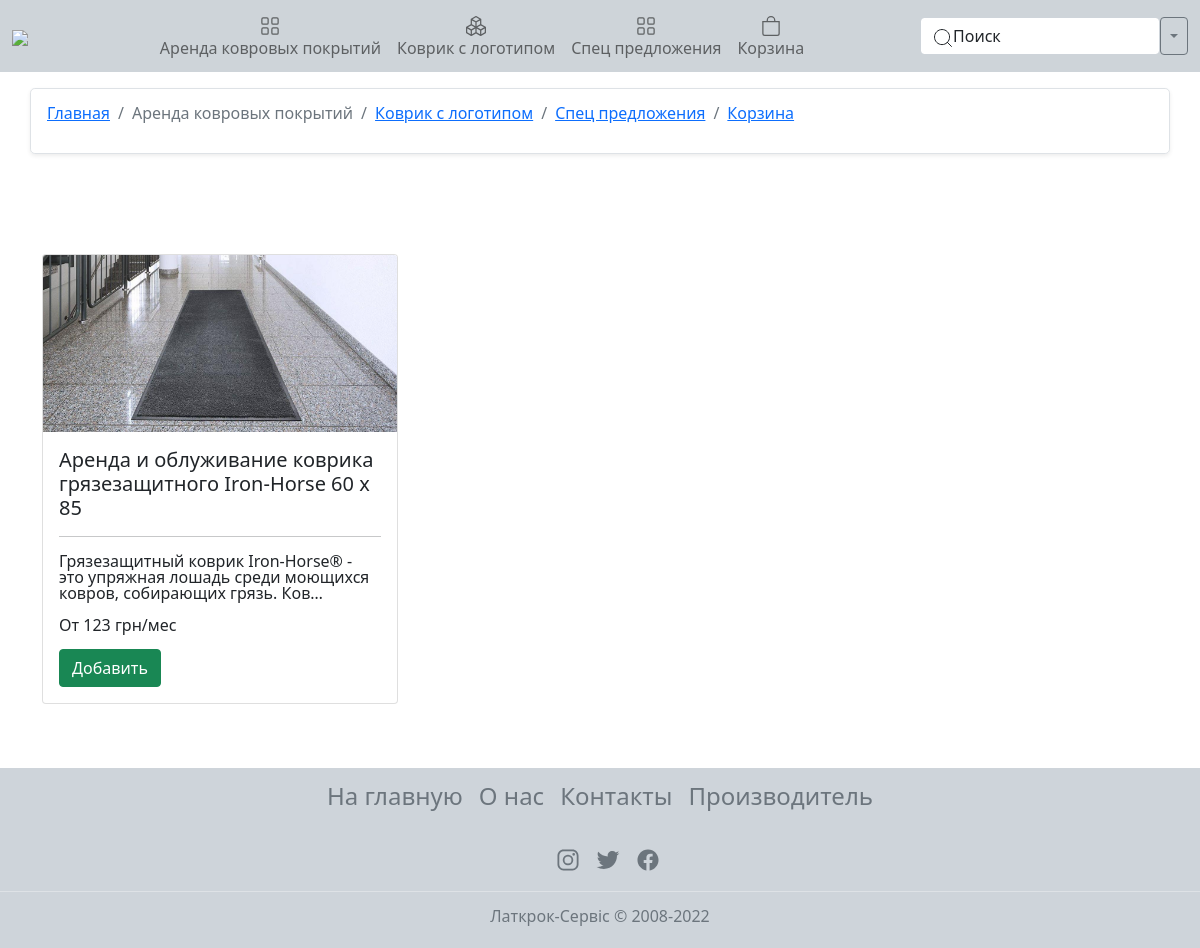
/uk/order/, run on an earlier commit of the app's database.
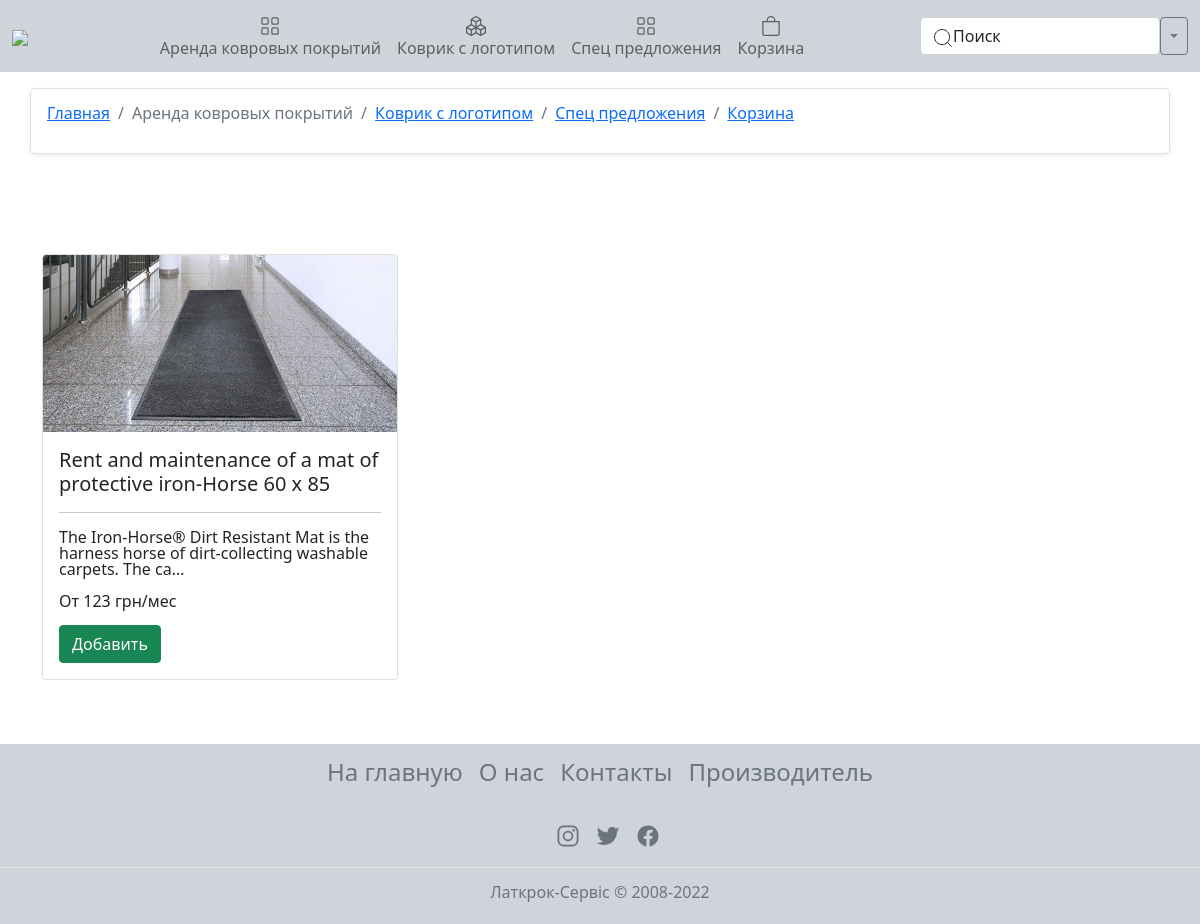
And on a later commit of the database.
### main/models.py (models this page shows, shortened)
class Order(models.Model):
    title = models.CharField(_('Название'), max_length=75, db_index=True)
    slug = models.SlugField('URL', max_length=255, unique=True, db_index=True)
    description = models.TextField('Описание', db_index=True)
    img_1 = models.ImageField(_('Картинка'), upload_to='photo')
    img_2 = models.ImageField(_('Доп картинка'), upload_to='photo')
    img_3 = models.ImageField(_('Доп картинка'), upload_to='photo')
    prise_1 = models.IntegerField(_('Цена 1 раза в месяц'))
    prise_2 = models.IntegerField(_('Цена 2 раз в месяц'))
    prise_3 = models.IntegerField(_('Цена 1 раза в неделю'))
    prise_4 = models.IntegerField(_('Цена 2 раз в неделю'))
    prise_5 = models.IntegerField(_('Цена 3 раз в неделю'))
    prise_6 = models.IntegerField(_('Цена 4 раз в неделю'))
    prise_7 = models.IntegerField(_('Цена 5 раз в неделю'))
    prise_8 = models.IntegerField(_('Цена 6 раз в неделю'))
    prise_9 = models.IntegerField(_('Цена каждого дня(в Сб) - доп ковер'))
    status = models.BooleanField(_('Доступность'), default=True)
    class Meta:
        verbose_name = _('Аренда ковровых покрытий')
        verbose_name_plural = _('Аренда ковровых покрытий')
    def get_absolute_url(self):
        return reverse('order_product', kwargs={'order_slug': self.slug})

### main/views.py (the view)
# urls.py: path('order/', LatkrokOrder.as_view(), name='order'),
class LatkrokOrder(ListView):
    model = Order
    template_name = 'main/order.html'
    context_object_name = 'orders'
    def get_context_data(self, *, object_list=None, **kwargs):
        context = super().get_context_data(**kwargs)
        return get_search_context(is_ord=True, kwargs=context)

### main/views.py (called while the page is built)
def get_search_context(is_ord=False, is_spec=False, **kwargs) -> dict:
    ord, spec = '', ''
    if not is_ord:
        ord = Order.objects.all()
    if not is_spec:
        spec = SpecialOffer.objects.all()
    context = {
        'orders': ord,
        'specials': spec,
        'static_urls': {
            'главная': reverse('index'), 'оренда': reverse('order'), 'лого': reverse('logo'),
            'спец предложения': reverse('special'), 'корзина': reverse('cart'), 'про нас': reverse('about'),
            'контакты': reverse('contacts'), 'производитель': reverse('maker')
        }
    }
    kw = kwargs['kwargs'] if kwargs else kwargs
    return context | kw

### main/templates/main/order.html (shortened to what this page needs)
{% extends 'main/base.html' %}
{% load static %}
{% block link %}
<link rel="stylesheet" type="text/css" href="{% static 'main/css/order_style.css' %}">
{% endblock %}
{% block content %}
<div class="container p-3 rounded-3 border shadow-sm mt-3">
	<nav aria-label="breadcrumb" style="background: none;">
		<ol class="breadcrumb">
			<li class="breadcrumb-item"><a href="{% url 'index' %}">Главная</a></li>
			<li class="breadcrumb-item active" aria-current="page">Аренда ковровых покрытий</li>
			<li class="breadcrumb-item"><a href="{% url 'logo' %}">Коврик с логотипом</a></li>
			<li class="breadcrumb-item"><a href="{% url 'special' %}">Спец предложения</a></li>
			<li class="breadcrumb-item"><a href="{% url 'cart' %}">Корзина</a></li>
		</ol>
	</nav>
</div>
<div class="container">
	<div class="row">
		{% if orders %}
			{% for i in orders %}
				<div class="col-sm-4 mb-3">
					<div class="card">
						<img src="{{ i.img_1.url }}" class="card-img-top" style="max-height: 300px;">
						<div class="card-body">
							<h5 class="card-title">{{ i.title }}</h5>
							<hr>
							<p class="card-text">{{ i.description|truncatechars:100 }}</p>
							<div class="d-flex pb-3"><p  class="card-text">От {{ i.prise_1 }} грн/мес</p></div>
							<a class="btn btn-success" href="{{ i.get_absolute_url }}">Добавить</a>
						</div>
					</div>
				</div>
			{% endfor %}
		{% else %}
			<div class="alert alert-warning shadow-lg text-center" role="alert">
				<p class="fs-3">Сейчас нет товаров</p>
			</div>
		{% endif %}
	</div>
</div>
{% endblock %}

### main/templates/main/base.html (shortened to what this page needs)
{% load static %}
{% load i18n %}
{% load static i18n %}
<!DOCTYPE html>
<html lang="en">
<head>
	<link href="https://cdn.jsdelivr.net/npm/bootstrap@5.1.3/dist/css/bootstrap.min.css" rel="stylesheet">
	<link rel="stylesheet" href="https://cdnjs.cloudflare.com/ajax/libs/font-awesome/4.7.0/css/font-awesome.min.css">
	<link rel="stylesheet" href="{% static 'main/css/base.css' %}">
	{% block link %}{% endblock %}
</head>
<body>
	<div class="wrapper">
		<header class="header" style="position: -webkit-sticky; position: sticky; top: 0; z-index: 99; background: #ced4d9;">
			<nav class="navbar navbar-expand-xl navbar-light">
				<div class="container-fluid">
					<div class="nav">
						<a class="navbar-brand" href="{% url 'index' %}"><img src="https://latkrok.com.ua/image/catalog/latkrok-logo.png" style="max-width: 200px;"></a>
					</div>
												{% get_current_language as LANGUAGE_CODE %}
												{% get_available_languages as LANGUAGES %}
												{% get_language_info_list for LANGUAGES as languages %}
					<div class="collapse navbar-collapse">
						<ul class="navbar-nav mx-auto">
							<li class="nav-item">
								<a class="nav-link" href="{% url 'order' %}">
									{% trans 'Аренда ковровых покрытий' %}
								</a>
							</li>
							<li class="nav-item">
								<a class="nav-link" href="{% url 'logo' %}">
									{% trans 'Коврик с логотипом' %}
								</a>
							</li>
							<li class="nav-item">
								<a class="nav-link" href="{% url 'special' %}">
									{% trans 'Спец предложения' %}
								</a>
							</li>
							<li class="nav-item">
								<a id="badge" class="nav-link" href="{% url 'cart' %}">
									{% trans 'Корзина' %}
								</a>
							</li>
						</ul>
						<div class="dropdown d-flex">
							<button type="button" class="form-control" aria-label="Search" data-bs-toggle="modal" data-bs-target="#search-input" style="width: 15rem;">
								<span style="float: left;">
								</span>
								<span style="float: left;">Поиск</span></span>
							</button>
							<button type="button" class="btn btn-outline-secondary dropdown-toggle dropdown-toggle-split" data-bs-toggle="dropdown" aria-expanded="false"></button>
											{% get_current_language as LANGUAGE_CODE %}
											{% get_available_languages as LANGUAGES %}
											{% get_language_info_list for LANGUAGES as languages %}
						</div>
					</div>
				</div>
			</nav>
		</header>
		<main class="main">
			{% block content %}{% endblock %}
		</main>
		<footer class="footer py-2 mt-5">
			<ul class="nav justify-content-center pb-3 mb-3">
				<li class="nav-item"><a href="{% url 'index' %}" class="nav-link px-2 text-muted">На главную</a></li>
				<li class="nav-item"><a href="{% url 'about' %}" class="nav-link px-2 text-muted">О нас</a></li>
				<li class="nav-item"><a href="{% url 'contacts' %}" class="nav-link px-2 text-muted">Контакты</a></li>
				<li class="nav-item"><a href="{% url 'maker' %}" class="nav-link px-2 text-muted">Производитель</a></li>
			</ul>
			<ul class="nav justify-content-center border-bottom pb-3 mb-3">
				<li class="ms-3"><a class="text-muted" href="#"><ion-icon name="logo-instagram"></ion-icon></a></li>
				<li class="ms-3"><a class="text-muted" href="#"><ion-icon name="logo-twitter"></ion-icon></a></li>
				<li class="ms-3"><a class="text-muted" href="#"><ion-icon name="logo-facebook"></ion-icon></a></li>
			</ul>
			<p class="text-center text-muted fs-6">Латкрок-Сервіс © 2008-2022</p>
		</footer>
	</div>
</body>
</html>

### main/static/main/css/base.css (style rules this page uses)
html, body { height: 100%; line-height: 1; }
.navbar-brand { transition: 0.5s; }
.wrapper { min-height: 100%; display: flex; flex-direction: column; }
.main { flex: 1 1 auto; }
footer { background: var(--bs-gray-400); }
footer ul li a { font-size: 24px; transition: 0.5s !important; }

### main/static/main/css/order_style.css (style rules this page uses)
.container { justify-content: center; margin-top: 100px; }

What changed in the data, as far as the page shows it:
changed Order: title "Аренда и облуживание коврика грязезащитного Iron-Horse 60 х 85" → "Rent and maintenance of a mat of protective iron-Horse 60 x 85"; description "Грязезащитный коврик Iron-Horse® - это упряжная лошадь среди моющихся ковров, собирающих грязь. Ков…" → "The Iron-Horse® Dirt Resistant Mat is the harness horse of dirt-collecting washable carpets. The ca…"
